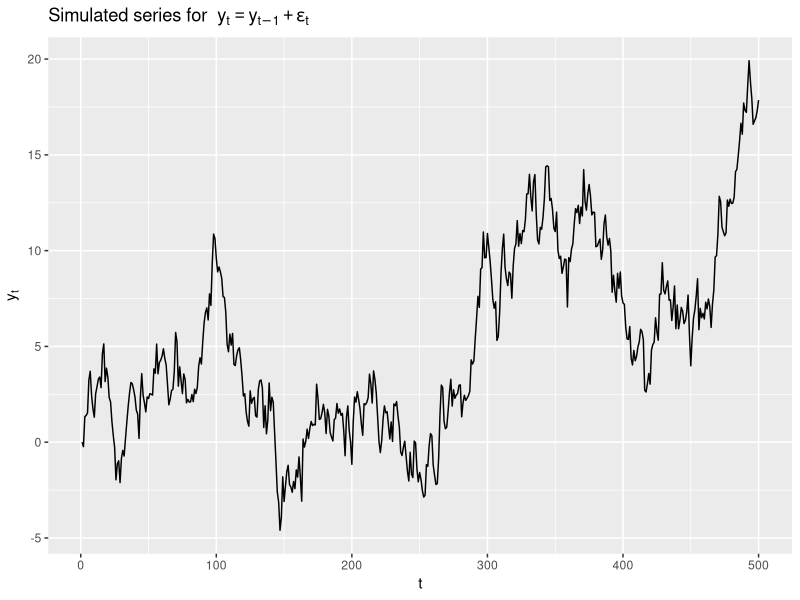
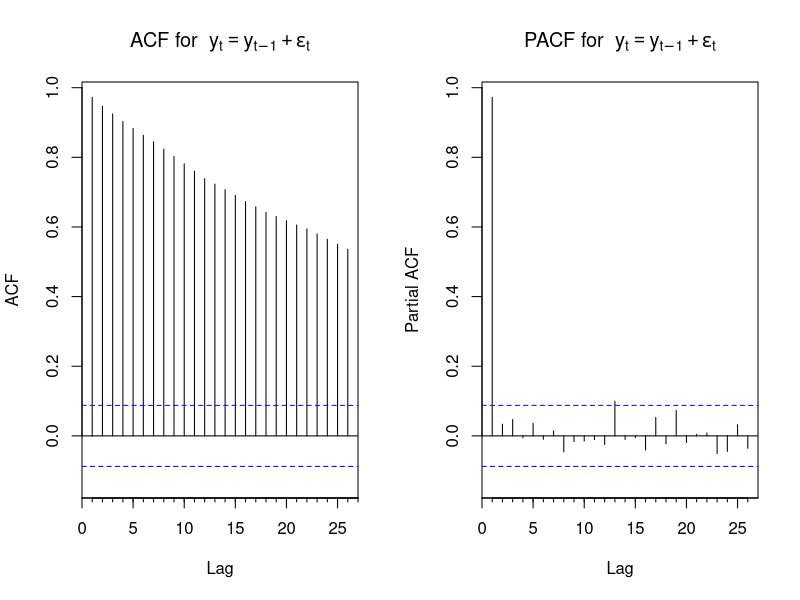

Here is the R script that generated these plots, in order:
library(ggplot2)
library(forecast)

# 设置种子以保证结果的可重现性
set.seed(123)
folder <- c("/Users/sunjiajing/Desktop/Hong2020/金融计量经济学：理论、案例与R语言/R代码/第三章")
setwd(folder)
# 模拟Random Walk过程
n_samples <- 500
y <- rep(0, n_samples)
epsilon <- rnorm(n_samples, 0, 1)

# 随机游走模型不需要前一个状态的权重，因此alpha被设为1
for (t in 2:n_samples) {
  y[t] <- y[t-1] + epsilon[t]
}

# 时间序列图
ts_plot <- ggplot(data.frame(t=1:n_samples, y=y), aes(x=t, y=y)) +
  geom_line() +
  ggtitle(expression("Simulated series for "~y[t]==y[t-1]+epsilon[t])) +
  xlab("t") + ylab(expression(y[t]))

# 保存时间序列图为PNG
ggsave("random_walk_plot.png", ts_plot, width = 7, height = 5)

# ACF 和 PACF 图
png("rw_acf_pacf_plot.png", width = 14, height = 7, units = "in", res = 300)
par(mfrow=c(1, 2))
Acf(y, main=expression("ACF for " ~ y[t] ==  y[t-1] + epsilon[t]))
Pacf(y, main=expression("PACF for " ~ y[t] ==  y[t-1] + epsilon[t]))
dev.off()
